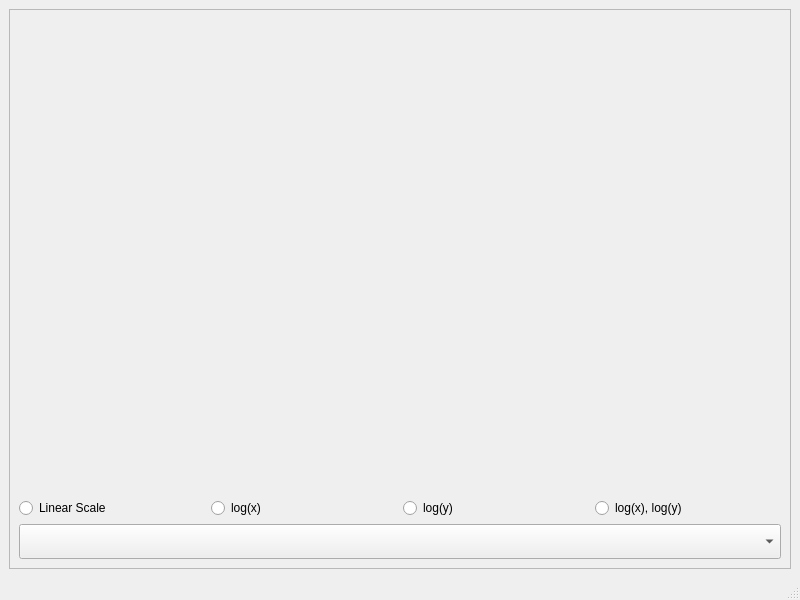
<?xml version="1.0" encoding="UTF-8"?>
<ui version="4.0">
 <class>CurveCheckerWindow</class>
 <widget class="QMainWindow" name="CurveCheckerWindow">
  <property name="geometry">
   <rect>
    <x>0</x>
    <y>0</y>
    <width>800</width>
    <height>600</height>
   </rect>
  </property>
  <property name="windowTitle">
   <string>View Curve</string>
  </property>
  <widget class="QWidget" name="centralwidget">
   <layout class="QGridLayout" name="gridLayout">
    <item row="0" column="0">
     <widget class="QScrollArea" name="scrollArea">
      <property name="sizePolicy">
       <sizepolicy hsizetype="Expanding" vsizetype="Expanding">
        <horstretch>0</horstretch>
        <verstretch>0</verstretch>
       </sizepolicy>
      </property>
      <property name="widgetResizable">
       <bool>true</bool>
      </property>
      <widget class="QWidget" name="scrollAreaWidgetContents">
       <property name="geometry">
        <rect>
         <x>0</x>
         <y>0</y>
         <width>784</width>
         <height>525</height>
        </rect>
       </property>
       <layout class="QGridLayout" name="gridLayout_2">
        <item row="4" column="0">
         <widget class="QComboBox" name="comboBox_data">
          <property name="sizePolicy">
           <sizepolicy hsizetype="Expanding" vsizetype="Expanding">
            <horstretch>0</horstretch>
            <verstretch>0</verstretch>
           </sizepolicy>
          </property>
          <property name="minimumSize">
           <size>
            <width>0</width>
            <height>35</height>
           </size>
          </property>
          <property name="maximumSize">
           <size>
            <width>16777215</width>
            <height>35</height>
           </size>
          </property>
         </widget>
        </item>
        <item row="0" column="0">
         <widget class="QWidget" name="widget_plot" native="true">
          <property name="sizePolicy">
           <sizepolicy hsizetype="Expanding" vsizetype="Expanding">
            <horstretch>0</horstretch>
            <verstretch>0</verstretch>
           </sizepolicy>
          </property>
         </widget>
        </item>
        <item row="2" column="0">
         <layout class="QHBoxLayout" name="horizontalLayout">
          <item>
           <widget class="QRadioButton" name="radioButton_scale_linear">
            <property name="text">
             <string>Linear Scale</string>
            </property>
           </widget>
          </item>
          <item>
           <widget class="QRadioButton" name="radioButton_scale_log_x">
            <property name="text">
             <string>log(x)</string>
            </property>
           </widget>
          </item>
          <item>
           <widget class="QRadioButton" name="radioButton_scale_log_y">
            <property name="text">
             <string>log(y)</string>
            </property>
           </widget>
          </item>
          <item>
           <widget class="QRadioButton" name="radioButton_scale_log_xy">
            <property name="text">
             <string>log(x), log(y)</string>
            </property>
           </widget>
          </item>
         </layout>
        </item>
       </layout>
      </widget>
     </widget>
    </item>
   </layout>
  </widget>
  <widget class="QMenuBar" name="menubar">
   <property name="geometry">
    <rect>
     <x>0</x>
     <y>0</y>
     <width>800</width>
     <height>32</height>
    </rect>
   </property>
  </widget>
  <widget class="QStatusBar" name="statusbar"/>
 </widget>
 <resources/>
 <connections/>
</ui>
